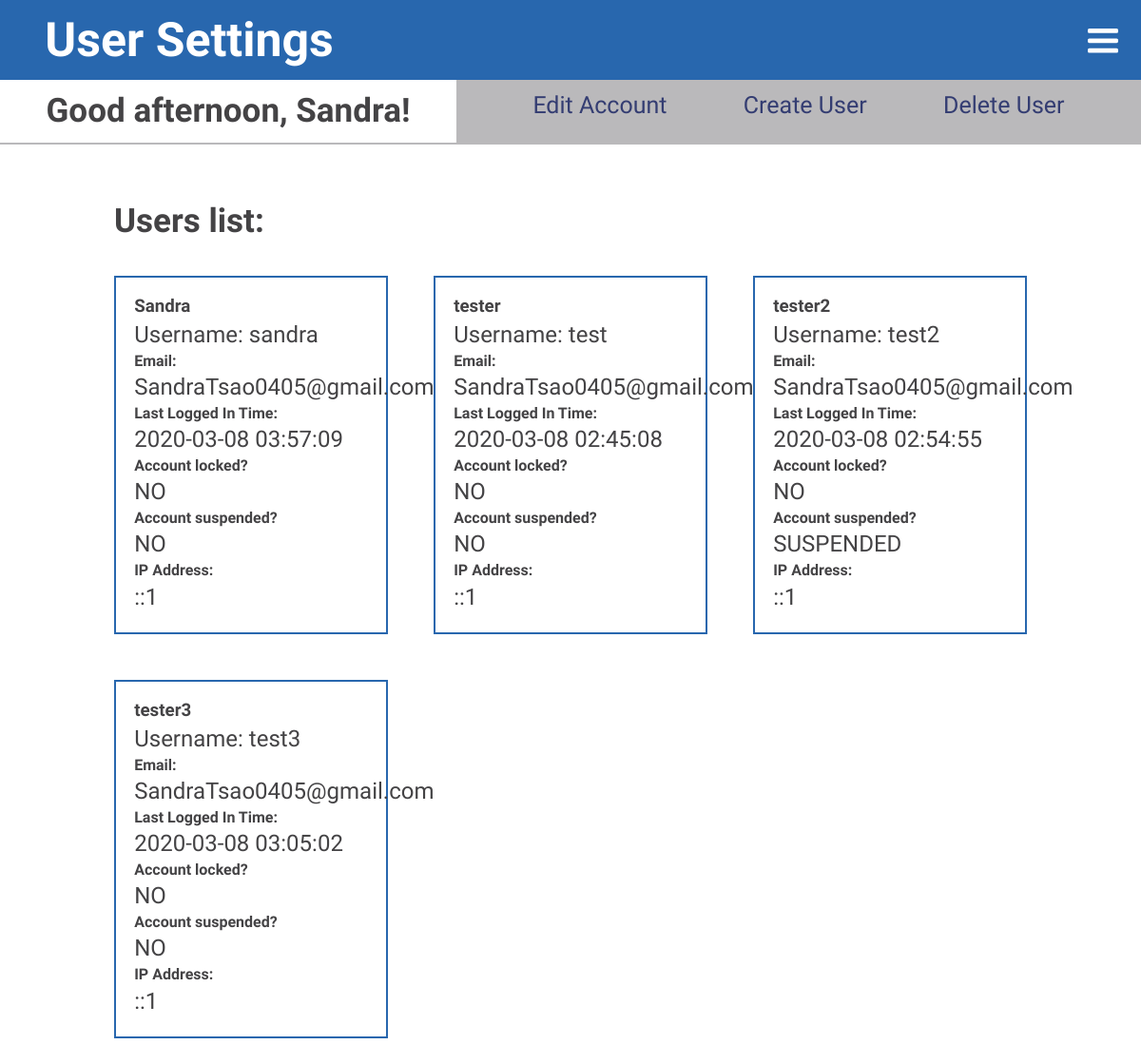
The app's page /includes/admin/admin_user_page.php (signed in), older data.
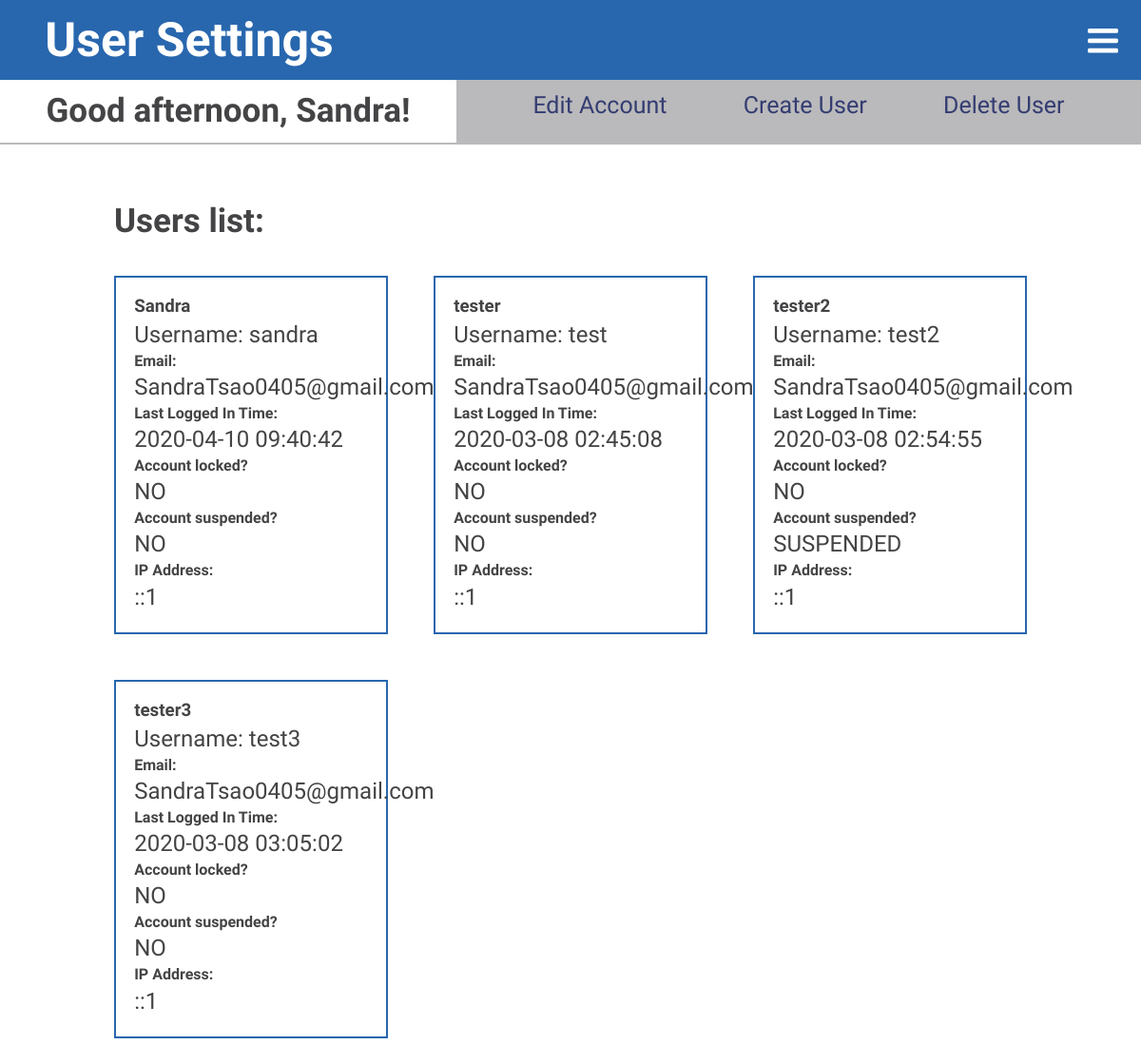
The same page, newer data.
### tables this page shows
CREATE TABLE `tbl_user` (
  `user_id` int(11) NOT NULL,
  `user_fname` varchar(60) NOT NULL,
  `user_name` varchar(50) DEFAULT NULL,
  `user_pass` varchar(60) NOT NULL,
  `user_email` varchar(150) NOT NULL,
  `user_lastlogin` timestamp NOT NULL DEFAULT CURRENT_TIMESTAMP,
  `user_currentlogin` timestamp NOT NULL DEFAULT CURRENT_TIMESTAMP,
  `user_ip` varchar(30) NOT NULL,
  `user_locked` varchar(3) NOT NULL,
  `user_attempts` varchar(2) NOT NULL,
  `user_fail_start` timestamp NULL DEFAULT NULL,
  `user_new` varchar(5) NOT NULL,
  `user_newstart` timestamp NOT NULL DEFAULT CURRENT_TIMESTAMP,
  `user_sus` varchar(10) NOT NULL
);

### includes/admin/scripts/cms.php (called while the page is built, shortened)
<?php
function greeting() {
    $nowtime = date("G");
    if($nowtime <= 10 && $nowtime >= 0){
        return 'Good morning';
    }else if($nowtime >= 11 && $nowtime <= 17){
        return 'Good afternoon';
    }else{
        return 'Good evening';
    }
}

### includes/admin/scripts/user.php (called while the page is built, shortened)
<?php
function getAllUsers(){
    $pdo = Database::getInstance()->getConnection();
    $get_user_query = 'SELECT * FROM tbl_user';
    $users = $pdo->query($get_user_query);
    if($users){
        return $users;
    }else{
        return false;
    }
}

### includes/admin/admin_user_page.php (the view, shortened to what this page needs)
<?php
    $getUsers = getAllUsers();
    $message = greeting();
?>
<!DOCTYPE html>
<html lang="en">
<head>
    <?php include '../template/head.php'; ?>
</head>
<body>
    <div class="userCMS">
        <header>
            <h1>User Settings</h1>
        <?php include '../template/header.php'; ?>
        <div id="userIndex">
            <div id="topSec">
                <h3><?php echo !empty($message)?$message: ''; ?>, <?php echo $_SESSION['user_fname']; ?>!</h3>
                <div class="topSecRow">
                    <a href="admin_edit_account.php">Edit Account</a>
                    <a href="admin_create_user.php">Create User</a>
                    <a href="admin_delete_user.php">Delete User</a>
                </div>
            </div>
            <main>
                <h2>Users list:</h2>
                <div id="dashP">
                    <?php while($row = $getUsers->fetch(PDO::FETCH_ASSOC)):?>
                    <div class="users-list">
                        <h3><?php echo $row['user_fname'];?></h3>
                        <p>Username: <?php echo $row['user_name'];?></p>
                        <h4>Email:</h4>
                        <p><?php echo $row['user_email'];?></p>
                        <h4>Last Logged In Time:</h4>
                        <p><?php echo $row['user_lastlogin'];?></p>
                        <h4>Account locked?</h4>
                        <p><?php echo $row['user_locked'];?></p>
                        <h4>Account suspended?</h4>
                        <p><?php echo $row['user_sus'];?></p>
                        <h4>IP Address:</h4>
                        <p><?php echo $row['user_ip'];?></p>
                    </div>
                    <?php endwhile;?>
                </div>
            </main>
        </div>
    </div>
</body>
</html>

Row changes from the older to the newer data that the page shows:
changed tbl_user "sandra": user_lastlogin "2020-03-08 03:57:09" → "2020-04-10 09:40:42"
